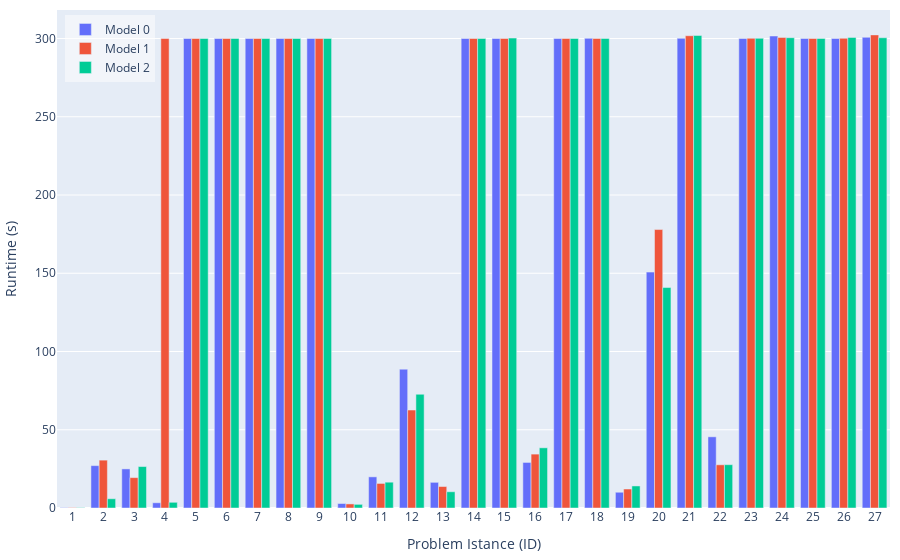

The code cell stored with this chart in its notebook:
### Code cell
import plotly.graph_objects as go

# Create bar plot with visible zeros
hovertemplate_text='Model: %{customdata[0]}<br>ID: %{x}<br>Gap: %{text}%<br>Nodes: %{customdata[1]}<br>Runtime: %{customdata[2]} s<extra></extra>'
fig = go.Figure(data=[
    go.Bar(
        name='Model 0', 
        x=df0['ID'], 
        y=df0['runtime'],
        text=df0['gap'].apply(lambda x: f'{x:.2f}'),  # Format text to 2 decimal places
        # Create a 2D array with multiple columns
        customdata=np.dstack((df0['model'], df0['nodes'], df0['runtime'].apply(lambda x: f'{x:.2f}')))[0],
        textposition='none',
        hovertemplate=hovertemplate_text
    ),
    go.Bar(
        name='Model 1', 
        x=df1['ID'], 
        y=df1['runtime'],
        text=df1['gap'].apply(lambda x: f'{x:.2f}'),
        customdata=np.dstack((df1['model'], df1['nodes'], df1['runtime'].apply(lambda x: f'{x:.2f}')))[0],
        textposition='none',
        hovertemplate=hovertemplate_text
    ),
    go.Bar(
        name='Model 2', 
        x=df2['ID'], 
        y=df2['runtime'],
        text=df2['gap'].apply(lambda x: f'{x:.2f}'),
        customdata=np.dstack((df2['model'], df2['nodes'], df2['runtime'].apply(lambda x: f'{x:.2f}')))[0],
        textposition='none',
        hovertemplate=hovertemplate_text
    ),
])

# Add a subtle visual indication for zero values
fig.update_layout(
    autosize=True,   # let the container size drive the plot
    margin=dict(l=10, r=10, t=10, b=10),    # width=1000,
    # width=1000,
    # height=600,
    barmode='group',
    yaxis = dict(
        title = 'Runtime (s)',
    ),
    xaxis = dict(
        title = 'Problem Istance (ID)',
        tickmode = 'array',
        tickvals = list(range(0, 28)),
        ticktext = list(range(0, 28)),
    ),
    legend=dict(
        x=0.01,
        y=0.99,
        xanchor='left',
        yanchor='top',
        bgcolor='rgba(255, 255, 255, 0.5)'
    )
)

fig.show()

# # # Save as HTML
# div_schedule = plot(
#     fig, include_plotlyjs=True, config={"responsive": True}, output_type="div"
# )
# # write div snippet to file
# with open('../docs/images/results-runtime.html', 'w') as f:
#     f.write(div_schedule)

### Figure 1 — Plotly figure (JSON) as saved in the notebook; plotly's stock layout.template omitted (floating-point values rounded to 4 significant figures)
{"data": [{"customdata": [[0, 3, "0.22"], [0, 931, "27.07"], [0, 193, "24.98"], [0, 641, "3.34"], [0, 5543, "300.00"], [0, 616, "300.00"], [0, 26677, "300.00"], [0, 751, "300.01"], [0, 735, "300.01"], [0, 60, "2.87"], [0, 3, "19.91"], [0, 59, "88.71"], [0, 403, "16.40"], [0, 1035, "300.00"], [0, 82, "300.02"], [0, 1132, "29.12"], [0, 701, "300.00"], [0, 1, "300.13"], [0, 3, "10.07"], [0, 3, "150.74"], [0, 1, "300.13"], [0, 74, "45.49"], [0, 1, "300.02"], [0, 1, "301.61"], [0, 1625, "300.07"], [0, 1, "300.04"], [0, 1, "300.78"]], "hovertemplate": "Model: %{customdata[0]}<br>ID: %{x}<br>Gap: %{text}%<br>Nodes: %{customdata[1]}<br>Runtime: %{customdata[2]} s<extra></extra>", "name": "Model 0", "text": ["0.00", "0.00", "0.01", "0.00", "inf", "inf", "253.21", "inf", "inf", "0.00", "0.00", "0.00", "0.00", "inf", "inf", "0.00", "inf", "inf", "0.00", "0.00", "inf", "0.00", "inf", "inf", "11.14", "inf", "inf"], "textposition": "none", "type": "bar", "x": [1, 2, 3, 4, 5, 6, 7, 8, 9, 10, 11, 12, 13, 14, 15, 16, 17, 18, 19, 20, 21, 22, 23, 24, 25, 26, 27], "y": [0.215, 27.07, 24.98, 3.344, 300.0, 300.0, 300.0, 300.0, 300.0, 2.867, 19.91, 88.71, 16.4, 300.0, 300.0, 29.12, 300.0, 300.1, 10.07, 150.7, 300.1, 45.49, 300.0, 301.6, 300.1, 300.0, 300.8]}, {"customdata": [[1, 3, "0.22"], [1, 1111, "30.58"], [1, 86, "19.41"], [1, 80836, "300.00"], [1, 6337, "300.01"], [1, 655, "300.00"], [1, 34208, "300.00"], [1, 718, "300.00"], [1, 702, "300.00"], [1, 55, "2.60"], [1, 3, "15.70"], [1, 38, "62.60"], [1, 334, "13.72"], [1, 1412, "300.05"], [1, 74, "300.09"], [1, 1156, "34.44"], [1, 587, "300.04"], [1, 1, "300.05"], [1, 3, "12.13"], [1, 3, "177.94"], [1, 1, "301.79"], [1, 44, "27.61"], [1, 1, "300.15"], [1, 1, "300.69"], [1, 5753, "300.04"], [1, 1, "300.17"], [1, 1, "302.32"]], "hovertemplate": "Model: %{customdata[0]}<br>ID: %{x}<br>Gap: %{text}%<br>Nodes: %{customdata[1]}<br>Runtime: %{customdata[2]} s<extra></extra>", "name": "Model 1", "text": ["0.00", "0.00", "0.00", "16.93", "48.00", "87.81", "242.12", "103.37", "124.38", "0.00", "0.00", "0.00", "0.00", "17.26", "29.37", "0.00", "114.32", "3057.30", "0.00", "0.00", "76970.17", "0.00", "22997.23", "23526.60", "2.31", "13188.85", "12472.79"], "textposition": "none", "type": "bar", "x": [1, 2, 3, 4, 5, 6, 7, 8, 9, 10, 11, 12, 13, 14, 15, 16, 17, 18, 19, 20, 21, 22, 23, 24, 25, 26, 27], "y": [0.215, 30.58, 19.41, 300.0, 300.0, 300.0, 300.0, 300.0, 300.0, 2.598, 15.7, 62.6, 13.72, 300.1, 300.1, 34.44, 300.0, 300.1, 12.13, 177.9, 301.8, 27.61, 300.2, 300.7, 300.0, 300.2, 302.3]}, {"customdata": [[2, 3, "0.21"], [2, 63, "5.92"], [2, 102, "26.48"], [2, 624, "3.65"], [2, 1788, "300.00"], [2, 231, "300.04"], [2, 22890, "300.00"], [2, 547, "300.01"], [2, 1, "300.07"], [2, 55, "2.33"], [2, 3, "16.50"], [2, 43, "72.68"], [2, 260, "10.38"], [2, 1323, "300.04"], [2, 1, "300.28"], [2, 1179, "38.46"], [2, 314, "300.05"], [2, 1, "300.07"], [2, 3, "14.09"], [2, 3, "140.89"], [2, 1, "301.95"], [2, 51, "27.68"], [2, 1, "300.15"], [2, 1, "300.52"], [2, 5382, "300.04"], [2, 1, "300.68"], [2, 1, "300.50"]], "hovertemplate": "Model: %{customdata[0]}<br>ID: %{x}<br>Gap: %{text}%<br>Nodes: %{customdata[1]}<br>Runtime: %{customdata[2]} s<extra></extra>", "name": "Model 2", "text": ["0.00", "0.00", "0.00", "0.00", "55.18", "114.02", "248.45", "140.45", "929.74", "0.00", "0.00", "0.00", "0.00", "25.98", "352.86", "0.00", "113.40", "3057.30", "0.00", "0.00", "76970.17", "0.00", "22997.23", "23526.60", "2.67", "13188.85", "12472.79"], "textposition": "none", "type": "bar", "x": [1, 2, 3, 4, 5, 6, 7, 8, 9, 10, 11, 12, 13, 14, 15, 16, 17, 18, 19, 20, 21, 22, 23, 24, 25, 26, 27], "y": [0.2061, 5.915, 26.48, 3.645, 300.0, 300.0, 300.0, 300.0, 300.1, 2.326, 16.5, 72.68, 10.38, 300.0, 300.3, 38.46, 300.1, 300.1, 14.09, 140.9, 302.0, 27.68, 300.2, 300.5, 300.0, 300.7, 300.5]}], "layout": {"autosize": true, "barmode": "group", "legend": {"bgcolor": "rgba(255, 255, 255, 0.5)", "x": 0.01, "xanchor": "left", "y": 0.99, "yanchor": "top"}, "margin": {"b": 10, "l": 10, "r": 10, "t": 10}, "xaxis": {"tickmode": "array", "ticktext": [0, 1, 2, 3, 4, 5, 6, 7, 8, 9, 10, 11, 12, 13, 14, 15, 16, 17, 18, 19, 20, 21, 22, 23, 24, 25, 26, 27], "tickvals": [0, 1, 2, 3, 4, 5, 6, 7, 8, 9, 10, 11, 12, 13, 14, 15, 16, 17, 18, 19, 20, 21, 22, 23, 24, 25, 26, 27], "title": {"text": "Problem Istance (ID)"}}, "yaxis": {"title": {"text": "Runtime (s)"}}}}
